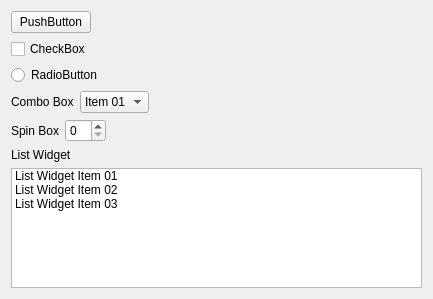
<?xml version="1.0" encoding="UTF-8"?>
<ui version="4.0">
 <class>Form</class>
 <widget class="QWidget" name="Form">
  <property name="geometry">
   <rect>
    <x>0</x>
    <y>0</y>
    <width>433</width>
    <height>299</height>
   </rect>
  </property>
  <property name="windowTitle">
   <string>Form</string>
  </property>
  <layout class="QVBoxLayout" name="verticalLayout_2">
   <item>
    <layout class="QHBoxLayout" name="horizontalLayout_3">
     <item>
      <widget class="QPushButton" name="pushButton">
       <property name="text">
        <string>PushButton</string>
       </property>
      </widget>
     </item>
     <item>
      <spacer name="horizontalSpacer">
       <property name="orientation">
        <enum>Qt::Horizontal</enum>
       </property>
       <property name="sizeHint" stdset="0">
        <size>
         <width>40</width>
         <height>20</height>
        </size>
       </property>
      </spacer>
     </item>
    </layout>
   </item>
   <item>
    <widget class="QCheckBox" name="checkBox">
     <property name="text">
      <string>CheckBox</string>
     </property>
    </widget>
   </item>
   <item>
    <widget class="QRadioButton" name="radioButton">
     <property name="text">
      <string>RadioButton</string>
     </property>
    </widget>
   </item>
   <item>
    <layout class="QHBoxLayout" name="horizontalLayout">
     <item>
      <widget class="QLabel" name="label_2">
       <property name="text">
        <string>Combo Box</string>
       </property>
      </widget>
     </item>
     <item>
      <widget class="QComboBox" name="comboBox">
       <item>
        <property name="text">
         <string>Item 01</string>
        </property>
       </item>
       <item>
        <property name="text">
         <string>Item 02</string>
        </property>
       </item>
       <item>
        <property name="text">
         <string>Item 03</string>
        </property>
       </item>
      </widget>
     </item>
     <item>
      <spacer name="horizontalSpacer_2">
       <property name="orientation">
        <enum>Qt::Horizontal</enum>
       </property>
       <property name="sizeHint" stdset="0">
        <size>
         <width>40</width>
         <height>20</height>
        </size>
       </property>
      </spacer>
     </item>
    </layout>
   </item>
   <item>
    <layout class="QHBoxLayout" name="horizontalLayout_2">
     <item>
      <widget class="QLabel" name="label_3">
       <property name="text">
        <string>Spin Box</string>
       </property>
      </widget>
     </item>
     <item>
      <widget class="QSpinBox" name="spinBox"/>
     </item>
     <item>
      <spacer name="horizontalSpacer_3">
       <property name="orientation">
        <enum>Qt::Horizontal</enum>
       </property>
       <property name="sizeHint" stdset="0">
        <size>
         <width>40</width>
         <height>20</height>
        </size>
       </property>
      </spacer>
     </item>
    </layout>
   </item>
   <item>
    <layout class="QVBoxLayout" name="verticalLayout">
     <item>
      <widget class="QLabel" name="label">
       <property name="text">
        <string>List Widget</string>
       </property>
      </widget>
     </item>
     <item>
      <widget class="QListWidget" name="listWidget">
       <item>
        <property name="text">
         <string>List Widget Item 01</string>
        </property>
       </item>
       <item>
        <property name="text">
         <string>List Widget Item 02</string>
        </property>
       </item>
       <item>
        <property name="text">
         <string>List Widget Item 03</string>
        </property>
       </item>
      </widget>
     </item>
    </layout>
   </item>
  </layout>
 </widget>
 <resources/>
 <connections/>
</ui>
